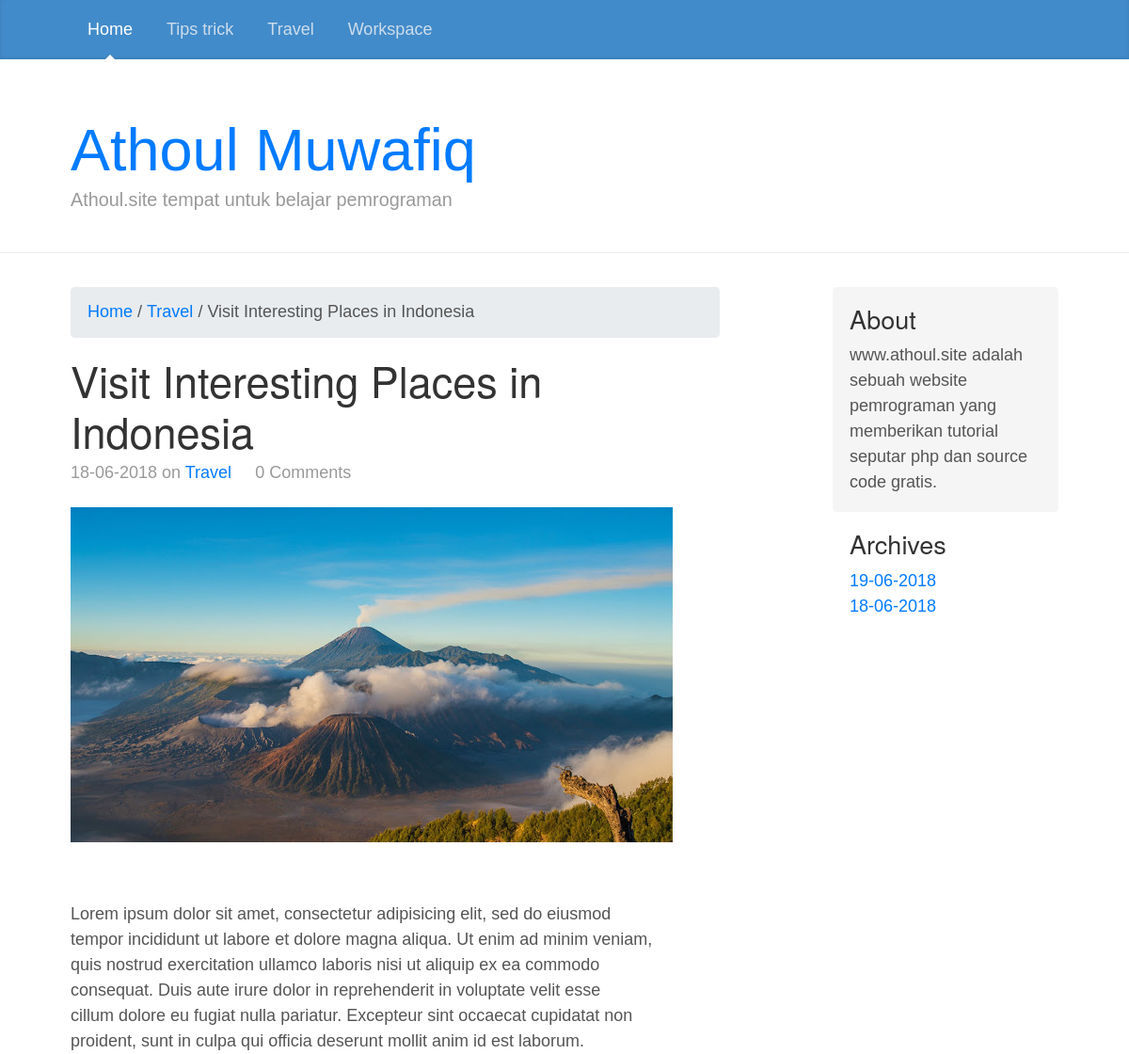
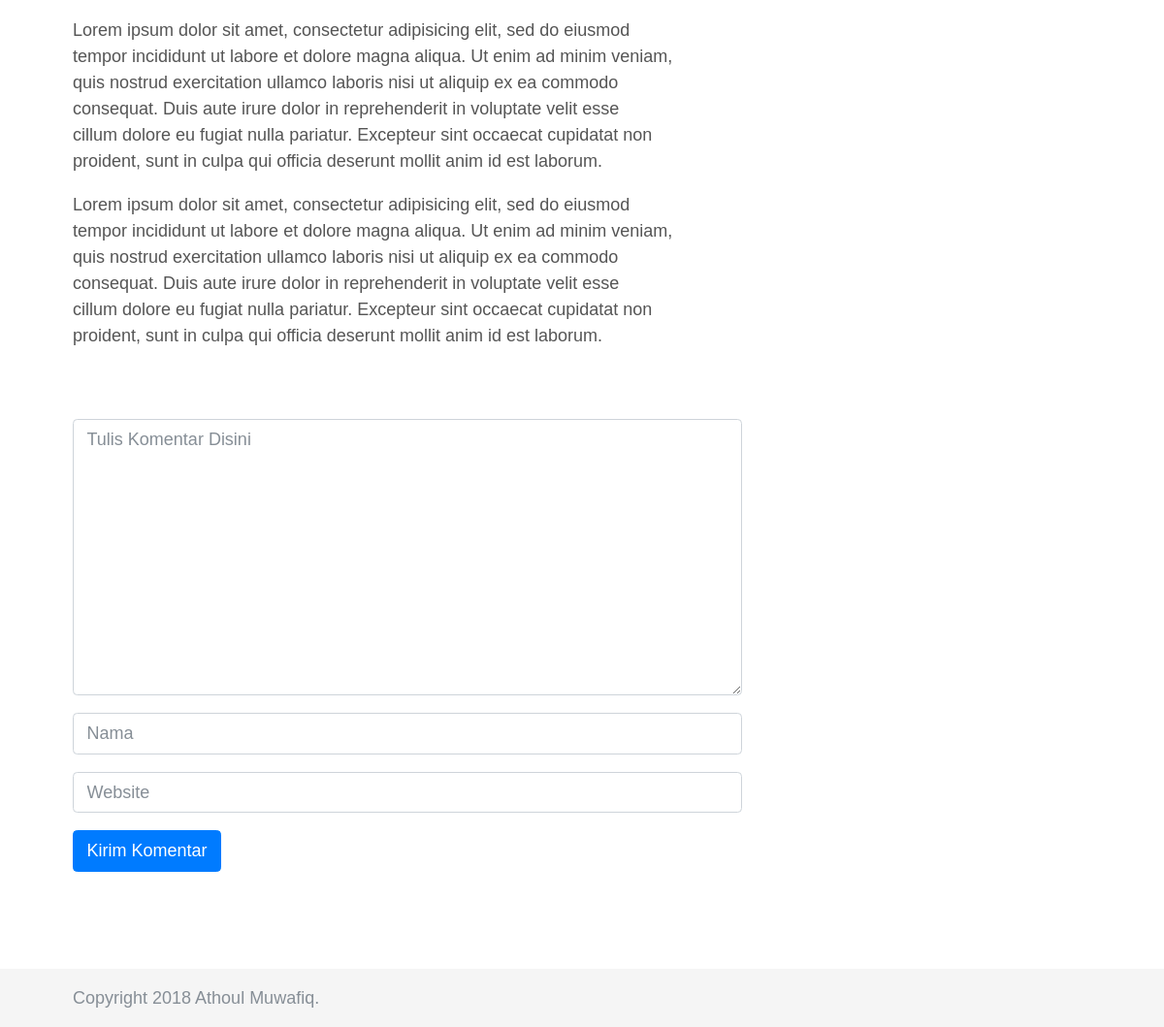
Screenshot of /blog/read/9/Visit-Interesting-Places-in-Indonesia with the database file from the repository (2 pictures, top to bottom).
### tables this page shows
CREATE TABLE `labels` (
  `id_label` int(11) NOT NULL,
  `label` varchar(30) NOT NULL
);

CREATE TABLE `config` (
  `id` int(11) NOT NULL,
  `title` varchar(30) NOT NULL,
  `description` varchar(50) NOT NULL
);

CREATE TABLE `post` (
  `id_post` int(11) NOT NULL,
  `title` varchar(50) NOT NULL,
  `uri` varchar(100) NOT NULL,
  `article` text NOT NULL,
  `kategories` varchar(20) NOT NULL,
  `published` varchar(30) NOT NULL
);

### application/controllers/Blog.php (called while the page is built, shortened)
<?php
class Blog extends CI_Controller {
	function __construct(){
		$this->load->helper('text');
		$this->load->model('model_blog');
		$data['setting']=$this->model_blog->get_setting()->row_array();
		$data['label']=$this->model_blog->get_labels()->result();
		$this->load->view('assets/head',$data);
	}
	function read()
	{
		$id_post=$this->uri->segment(3);
		$data['post1']=$this->model_blog->get_one_article($id_post)->row_array();
		$data['comments']=$this->model_blog->get_comments($id_post)->result();
		$data2['date']=$this->model_blog->get_archive()->result();
		$this->load->view('read',$data);
		$this->load->view('assets/foot',$data2);
	}
}

### index.php (called while the page is built, shortened)
<?php
require_once BASEPATH.'core/CodeIgniter.php';

### application/models/Model_blog.php (called while the page is built, shortened)
<?php
class Model_blog extends CI_Model
{
	function get_labels(){
		$this->db->order_by('label', 'ASC');
		return $this->db->get('labels');
	}
	function get_comments($id_artikel){
		$this->db->order_by('id_artikel', 'DESC');
		$this->db->where('id_artikel',$id_artikel);
		return $this->db->get('comments');
	}
	function get_setting(){
		return $this->db->get_where('config',array('id'=>'1'));
	}
	function get_one_article($id){
		return $this->db->get_where('post', array('id_post' => $id ));
	}
	function get_archive(){
		$this->db->distinct('published');
		$this->db->select('published');
		return $this->db->get('post');
	}
}

### application/helpers/afiq_helper.php (called while the page is built)
<?php
function jumlah_komentar($id_artikel){
	$CI =& get_instance();
	return $CI->db->get_where('comments',array('id_artikel'=>$id_artikel))->num_rows();
}
?>

### application/views/read.php (the view, shortened to what this page needs)
<div class="col-sm-8 blog-main">
        <div class="blog-post">
          <ol class="breadcrumb">
            <li class="active"><a href="<?= base_url() ?>">Home</a></li>&nbsp;/&nbsp;
            <li><a href=""><?php echo anchor('blog/label/'.$post1['kategories'], $post1['kategories']); ?></a></li>&nbsp;/&nbsp;
            <li><?= $post1['title'] ?></li>
          </ol>
          <h2 class="blog-post-title"><?= $post1['title']; ?></h2>
          <p class="blog-post-meta"><?= $post1['published']; ?> on <a href="#"><?= $post1['kategories'] ?></a>&nbsp;&nbsp;&nbsp;&nbsp;&nbsp;<?php echo jumlah_komentar($post1['id_post']) ?> Comments</p>
          <p class="article"><?= $post1['article'] ?></p>
        </div>
        <div class="comments-section" id="comments-section">
          <?php echo form_open('blog/comment_action'); ?>
          <?php echo form_textarea('isi_komen', '',array('class' => 'form-control mb-3','placeholder'=>'Tulis Komentar Disini')); ?>
          <?php
          if ($this->session->userdata('username')) {
          echo form_hidden('name', 'Admin');
          echo form_hidden('website', base_url());
          echo form_input('', 'Admin', array('class' =>'form-control mb-3' ,'placeholder'=>'Nama','disabled'=>'true'));
          } else {
          echo form_input('name', '', array('class' =>'form-control mb-3' ,'placeholder'=>'Nama'));
          echo form_input('website', '', array('class' =>'form-control mb-3' ,'placeholder'=>'Website'));
          }
          ?>
          <?php echo form_submit('', 'Kirim Komentar',array('class'=>'btn btn-primary')); ?>
          <?php echo form_close(); ?>
        </div>
      </div>

### application/views/assets/head.php (shortened to what this page needs)
<!DOCTYPE html>
<html>
<head>
  <link rel="stylesheet" type="text/css" href="<?= base_url('assets/css/bootstrap.min.css') ?>">
  <link rel="stylesheet" type="text/css" href="<?= base_url('assets/css/blog.css') ?>">
  </head>
<body>
  <header>
      <div class="blog-masthead">
        <div class="container">
          <nav class="nav">
            <a class="nav-link active" href="<?= base_url() ?>">Home</a>
            <?php
              foreach ($label as $label) {
                echo anchor('blog/label/'.$label->label,$label->label,array('class'=>'nav-link'));
              }
            ?>
          </nav>
        </div>
      </div>
      <div class="blog-header">
        <div class="container">
          <h1 class="blog-title"><a href="<?= base_url() ?>"><?= $setting['title'] ?></a></h1>
          <p class="lead blog-description"><?= $setting['description'] ?></p>
        </div>
      </div>
    </header>
    <div class="container" style="padding-bottom:100px;">
      <div class="row">

### assets/css/blog.css (style rules this page uses)
@media (min-width: 48em) { html { font-size: 18px; } }
body { font-family: Georgia, "Times New Roman", Times, serif; color: #555; }
h1, .h1, h2, .h2, h3, .h3, h4, .h4, h5, .h5, h6, .h6 { font-family: "Helvetica Neue", Helvetica, Arial, sans-serif; font-weight: 400; color: #333; }
.container { max-width: 60rem; }
.blog-masthead { margin-bottom: 3rem; background-color: #428bca; box-shadow: inset 0 -.1rem .25rem rgba(0, 0, 0, .1); }
.nav-link { position: relative; padding: 1rem; font-weight: 500; color: #cdddeb; }
.nav-link.active { color: #fff; }
.nav-link.active::after { position: absolute; bottom: 0; left: 50%; width: 0; height: 0; margin-left: -.3rem; vertical-align: middle; content: ""; border-right: .3rem solid transparent; border-bottom: .3rem solid; border-left: .3rem solid transparent; }
.blog-header { padding-bottom: 1.25rem; margin-bottom: 2rem; border-bottom: .05rem solid #eee; }
.blog-title { margin-bottom: 0; font-size: 2rem; font-weight: 400; }
.blog-description { font-size: 1.1rem; color: #999; }
@media (min-width: 40em) { .blog-title { font-size: 3.5rem; } }
.blog-post { margin-bottom: 4rem; }
.blog-post-title { margin-bottom: .25rem; font-size: 2.5rem; }
.blog-post-meta { margin-bottom: 1.25rem; color: #999; }
.article { text-align: justify; }

### application/views/assets/head.php (style rules this page uses)
* { font-family: Arial }
html { position: relative; min-height: 100%; }
body { margin-bottom: 60px; }

### rows the page displays
labels: label "Tips trick"
labels: label "Travel"
labels: label "Workspace"
config: title "Athoul Muwafiq", description "Athoul.site tempat untuk belajar pemrograman"
post: kategories "Travel", title "Visit Interesting Places in Indonesia", published "18-06-2018", article (picture), article "Lorem ipsum dolor sit amet, consectetur adipisicing elit, sed do eiusmod tempor incididunt ut labore et dolore magna aliqua. Ut enim ad minim veniam, quis nostrud exercitation ullamco laboris nisi ut aliquip ex ea commodo consequat. Duis aute irure dolor in reprehenderit in voluptate velit esse cillum dolore eu fugiat nulla pariatur. Excepteur sint occaecat cupidatat non proident, sunt in culpa qui officia deserunt mollit anim id est laborum. Lorem ipsum dolor sit amet, consectetur adipisicing elit, sed do eiusmod tempor incididunt ut labore et dolore magna aliqua. Ut enim ad minim veniam, quis nostrud exercitation ullamco laboris nisi ut aliquip ex ea commodo consequat. Duis aute irure…"

### other values shown
jumlah_komentar($post1['id_post']) "0"
